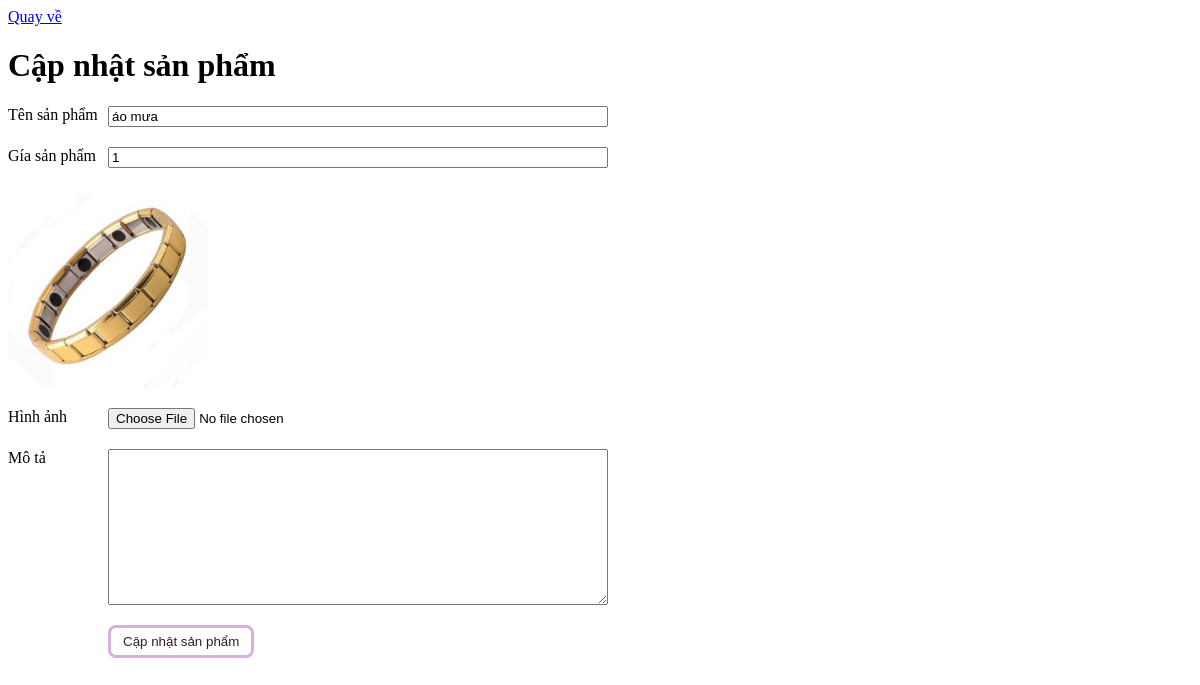
Screenshot of /suasanpham.php?id=12 with the database file from the repository.
### tables this page shows
CREATE TABLE `sanpham` (
  `masp` int(11) NOT NULL,
  `tensp` varchar(100) NOT NULL,
  `gia` int(11) NOT NULL,
  `mota` varchar(255) NOT NULL,
  `imgURL` varchar(225) NOT NULL
);

### suasanpham.php (the view, shortened to what this page needs)
<?php
    require("ketNoiDatabase.php");
    $masp =(int) $_GET['id'];
    $sql = "SELECT * FROM `sanpham` WHERE `masp` = '$masp'";
    $query = mysqli_query($conn,$sql);
    $row = mysqli_fetch_array($query);
?>
<!DOCTYPE html>
<html lang="en">
<head>
</head>
<body>
    <a href="trangchu.php">Quay về </a>
    <h1>Cập nhật sản phẩm</h1>
    <form action="" method="POST" enctype="multipart/form-data">
        <div>
            <label for="ten">Tên sản phẩm</label>
            <input type="text" id='ten' name="ten" value="<?= $row["tensp"]?>">
        </div>
        <div>
            <label for="gia">Gía sản phẩm</label>
            <input type="number" id='gia' name="gia"  value="<?= $row["gia"]?>">
        </div>
        <div>
            <img style="width:200px;height: 200px;" src='./images/<?= $row["imgURL"]?>' alt="">
        </div>
        <div>
            <label for="file">Hình ảnh </label>
            <input type="file"  id="file" name="hinhanh" value="Choose File">
        </div>
        <div>
            <label for="mota">Mô tả </label>
            <textarea name="mota" id='mota'  cols="30" rows="10"><?= $row["mota"]?></textarea>
        </div>
        <button type="submit" name="submit">
        Cập nhật sản phẩm
        </button>
    </form>
</body>
</html>

### suasanpham.php (style rules this page uses)
form { width: 600px; }
div { display: flex; margin-bottom: 20px; }
label { width: 100px; }
input,textarea { flex: 1; }
button { margin-left: 100px; padding: 6px 12px; color: #2F1C25; background-color: transparent; border: 3px solid #D7B0DF; border-radius:8px; cursor: pointer; }

### rows the page displays
sanpham: ten "áo mưa", gia "1", imgURL (picture)
